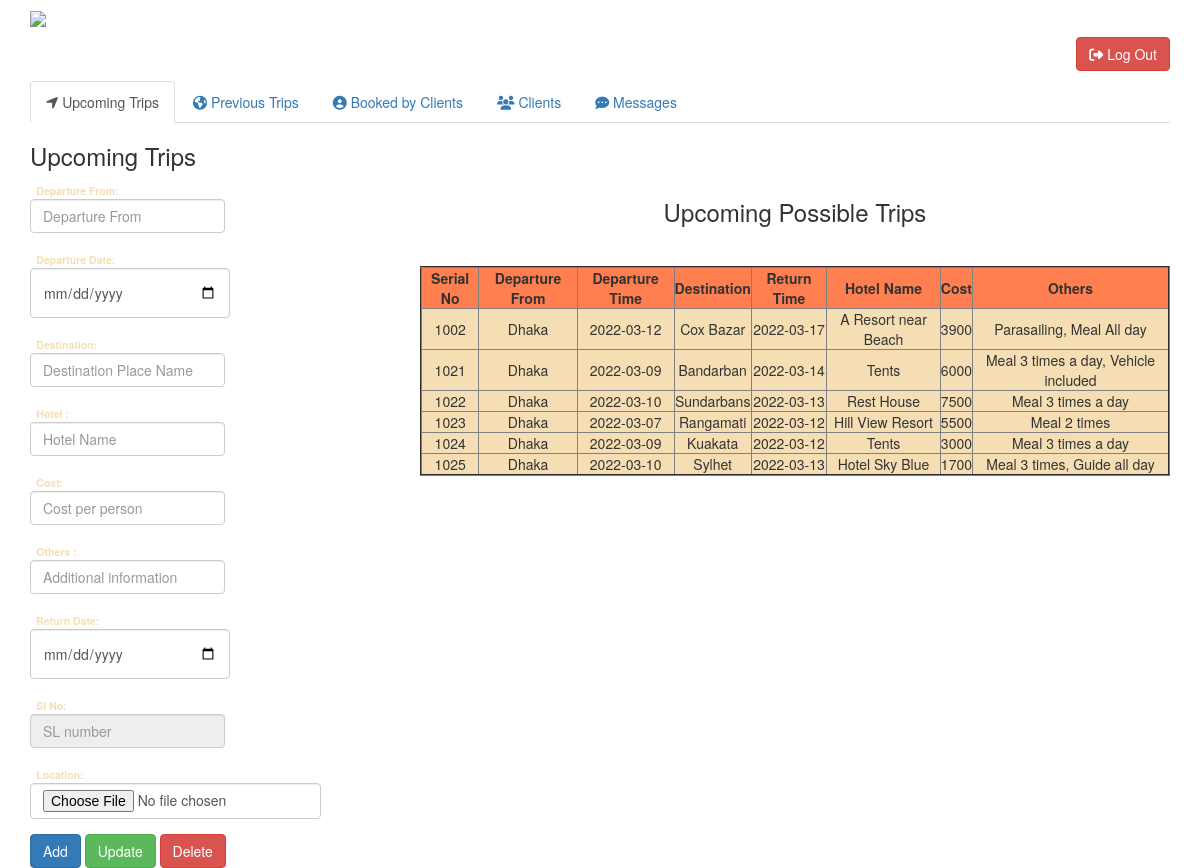
Screenshot of /Project/admin_profile.php (signed in) with the database file from the repository.
### tables this page shows
CREATE TABLE `upcoming` (
  `StartP` varchar(80) DEFAULT NULL,
  `StartD` varchar(80) DEFAULT NULL,
  `togo` varchar(80) DEFAULT NULL,
  `EndIng` varchar(80) DEFAULT NULL,
  `HOTEL` varchar(80) DEFAULT NULL,
  `Others` varchar(80) DEFAULT NULL,
  `Pic` varchar(80) DEFAULT NULL,
  `COST` int(11) DEFAULT NULL,
  `NUM` int(11) NOT NULL,
  `FLAG` int(11) DEFAULT 0
);

### Project/admin_profile.php (the view, shortened to what this page needs)
<!DOCTYPE html>
<html lang="en">
<head>
    <link rel="stylesheet" href="https://cdnjs.cloudflare.com/ajax/libs/font-awesome/4.7.0/css/font-awesome.min.css">
    <link rel="stylesheet" href="https://maxcdn.bootstrapcdn.com/bootstrap/3.3.7/css/bootstrap.min.css">
    <link rel="stylesheet" type="text/css" href="profile_admin.css">
</head>
<body>
    <div class="container">
    <a href="Home.php"><h6 align = "left" ><img src="Pictures/hosse.png" ></h6></a>
    <form action="adminout.php" method="POST">
    <h6 align="right"><button type="submit" name="logout" class="btn btn-danger"><i class="fas fa-sign-out-alt"></i> Log Out</button></h6>
    </form>
        <ul class="nav nav-tabs">
          <li class="active"><a data-toggle="tab" href="#home"><i class="fa fa-location-arrow"></i> Upcoming Trips</a></li>
          <li><a data-toggle="tab" href="#menu1"><i class="fa fa-globe"></i> Previous Trips</a></li>
          <li><a data-toggle="tab" href="#menu28"><i class="fa fa-user-circle"></i> Booked by Clients</a></li>
          <li><a data-toggle="tab" href="#menu2"><i class="fa fa-users"></i> Clients</a></li>
          <li><a data-toggle="tab" href="#menu3"><i class="fa fa-commenting"></i> Messages</a></li>
        </ul>
        <div class="tab-content">
          <div id="home" class="tab-pane fade in active">
            <h3>Upcoming Trips</h3>
        <div class="row ">
        <div class="col-xs-12 col-sm-12 col-md-12 col-lg-4 ">
        <div class="card">
        <div align ="left">
        <form action="EntryUp.php" method="post" enctype="multipart/form-data">
            <div class="form-group">
                <label class ="label" for="def" >Departure From:</label>
                <input type="text" class="form-control" id="def" placeholder="Departure From" name="def" required>
              </div>
              <div class="form-group">
                <label class ="label" for="det">Departure Date:</label>
                <input type="date" class="form-control" id="det" placeholder="Departure Time"
                name="det" required >
              </div>
              <div class="form-group">
                <label class ="label" for="des">Destination:</label>
                <input type="text" class="form-control" id="des" placeholder="Destination Place Name" name="des" required>
              </div>
              <div class="form-group">
                <label  class ="label" for="hotel">Hotel :</label>
                <input type="text" class="form-control" id="hotel" placeholder="Hotel Name"
                name="hotel" required >
              </div>
              <div class="form-group">
                <label  class ="label" for="cost">Cost:</label>
                <input type="number" class="form-control" id="cost" placeholder="Cost per person"
                name="cost" step = '100' min="1000" required >
              </div>
              <div class="form-group">
                <label class ="label" for="other">Others :</label>
                <input type="text" class="form-control" id="other" placeholder="Additional information" name="other" required>
              </div>
              <div class="form-group">
                <label  class ="label" for="ret">Return Date:</label>
                <input type="date" class="form-control" id="ret" placeholder="Returning Time"
                name="ret" required >
              </div>
              <div class="form-group">
                <label  class ="label" for="sl">Sl No:</label>
                <input type="number" class="form-control" id="sl" placeholder="SL number"
                name="sl" readonly>
              </div>
              <div class="form-group">
                <label  class ="label" for="image">Location:</label>
                <input type="file" name="image" class="form-control" id="image" placeholder=""
                name="ret" >
              </div>
          <button type="submit" name="submit" class="btn btn-primary">Add</button>
          <button type="submit" name="update" class="btn btn-success">Update</button>
          <button type="submit" name="delete" class="btn btn-danger">Delete</button></form>
        </div>
      </div>
      </div>
      <div class="col-xs-12 col-sm-12 col-md-12 col-lg-8 ">
      <div class="card">
      <?php
        $servername = "localhost";
        $username = "root";
        $password = "";
        $dbname = "excursionnest";
        $conn = mysqli_connect($servername, $username, $password, $dbname);
            $sql = "SELECT * FROM upcoming WHERE FLAG=0";
            $result = mysqli_query($conn, $sql);
            echo "<h3 align='center'>Upcoming Possible Trips</h3>";
            echo "<table id='table' align = 'Center' border=2px width=750px style= 'margin-top: 40px'>";
            echo "<tr height='20px' bgcolor='coral' align='center'>";
            echo "<td> <b>Serial No</b></td>
            <td> <b> Departure From </b></td>
            <td> <b>Departure Time</b></td>
            <td> <b>Destination</b></td>
            <td> <b>Return Time</b></td>
            <td> <b>Hotel Name</b></td>
            <td> <b>Cost</b></td>
            <td> <b>Others</b></td>";
            echo "</tr>";
            if (mysqli_num_rows($result) > 0)
            {
                 while($row = mysqli_fetch_assoc($result))
                 {
                     echo "<tr height='20px' bgcolor='wheat' align='center'>";
                     echo "<td>" . $row['NUM'] . "</td>";
                     echo "<td>" . $row['StartP'] . "</td>";
                     echo "<td>" . $row['StartD'] . "</td>";
                     echo "<td>" . $row['togo'] . "</td>";
                     echo "<td>" . $row['EndIng'] . "</td>";
                     echo "<td>" . $row['HOTEL'] . "</td>";
                     echo "<td>" . $row['COST'] . "</td>";
                     echo "<td>" . $row['Others'] . "</td>";
                     echo "</tr>";
                 }
            }
            else
            {
                echo "0 results";
            }
            echo "</table>";
           ?>
      </div>
      </div>
      </div>
      </div>
          </div></div>
</body>
</html>

### Project/profile_admin.css (style rules this page uses)
body { height: 100%; background: url("Pictures/gallery/g15.jpg"); background-repeat: no-repeat; background-position: center; background-size: cover; background-attachment: fixed; }
.container { background-color:transparent !important; }
.form-control { width: fit-content; height: 60%; }
.label { text-emphasis-color: brown; }
#det,#ret { width: 200px; }
.label { color:wheat; }

### Project/admin_profile.php (style rules this page uses)
#table tr { cursor: pointer; transition: all .25s ease-in-out; }

### rows the page displays
upcoming: NUM "1002", StartP "Dhaka", StartD "2022-03-12", togo "Cox Bazar", EndIng "2022-03-17", HOTEL "A Resort near Beach", COST "3900", Others "Parasailing, Meal All day"
upcoming: NUM "1021", StartP "Dhaka", StartD "2022-03-09", togo "Bandarban", EndIng "2022-03-14", HOTEL "Tents", COST "6000", Others "Meal 3 times a day, Vehicle included"
upcoming: NUM "1022", StartP "Dhaka", StartD "2022-03-10", togo "Sundarbans", EndIng "2022-03-13", HOTEL "Rest House", COST "7500", Others "Meal 3 times a day"
upcoming: NUM "1023", StartP "Dhaka", StartD "2022-03-07", togo "Rangamati", EndIng "2022-03-12", HOTEL "Hill View Resort", COST "5500", Others "Meal 2 times"
upcoming: NUM "1024", StartP "Dhaka", StartD "2022-03-09", togo "Kuakata", EndIng "2022-03-12", HOTEL "Tents", COST "3000", Others "Meal 3 times a day"
upcoming: NUM "1025", StartP "Dhaka", StartD "2022-03-10", togo "Sylhet", EndIng "2022-03-13", HOTEL "Hotel Sky Blue", COST "1700", Others "Meal 3 times, Guide all day"
